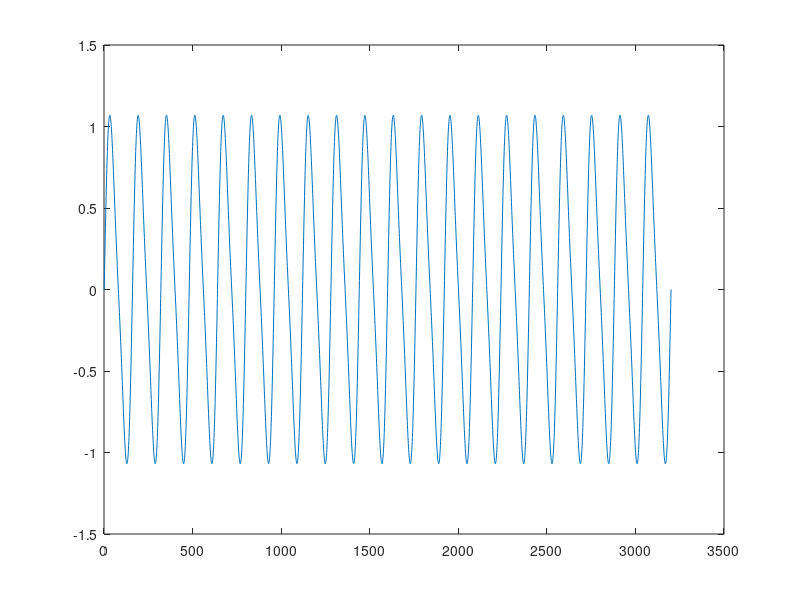

Write the MATLAB code that produced this figure. (Note: this script raises an error after producing the figure.)
clc;
close all;
% N=32;

fin = 50;
fs = 8000;
t =0:1/fs:0.4;
ph=0;
for ph=0:30:350
    Input = sin((2*pi*fin*t)+ph*(pi/180))+0.2*sin(2*(2*pi*fin*t+ph*(pi/180)));
    plot(Input)
    quant=1.2/(2^13-1);
    y=round(Input/quant);
    out=dec2tc(y,14);
    plot(y);
    fileID = fopen(strcat('adc_samples/harmonics_3rd_20_p',num2str(ph),'.txt'),'w');
    [n,m]=size(out);
    for i=1:n-1
        fprintf(fileID, '%s\n', out(i,:));
    end
    fclose(fileID);
end


